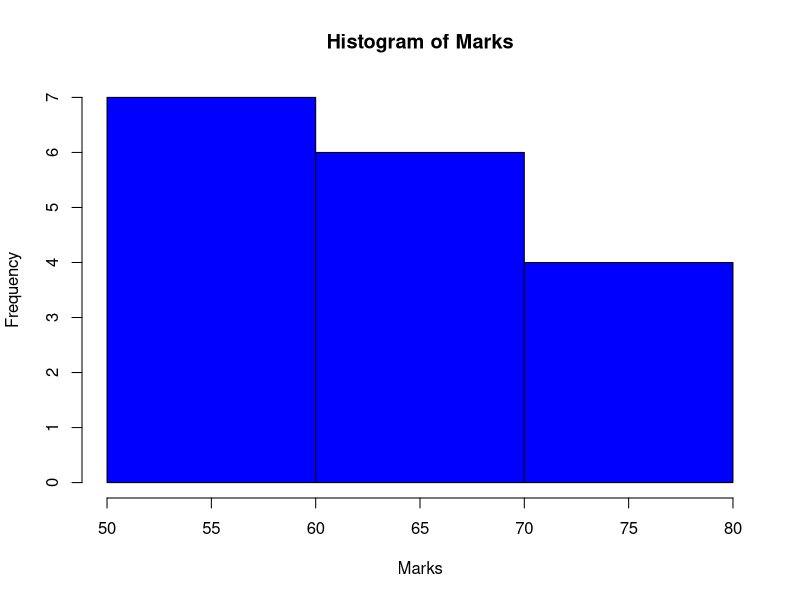

Write R code to recreate this figure.

marks <- c(55, 60, 71, 63, 55, 65, 50, 55, 58, 59, 61, 63, 65, 67, 71, 72, 75)

#(a) Equal-Frequency Partitioning
equal_freq_bins <- split(sort(marks), ceiling(seq_along(marks) / (length(marks) / 3)))
print(equal_freq_bins)

#(b) Equal-Width Partitioning
equal_width_bins <- cut(marks, breaks = 3, include.lowest = TRUE)
print(table(equal_width_bins))

# Histogram
hist(marks, breaks = 3, col = "blue", main = "Histogram of Marks", xlab = "Marks")

# Speed data
speed <- c(78.3, 81.8, 82, 74.2, 83.4, 84.5, 82.9, 77.5, 80.9, 70.6)

# Calculate IQR and Standard Deviation
cat("IQR:", IQR(speed), "\nSD:", sd(speed), "\n")
